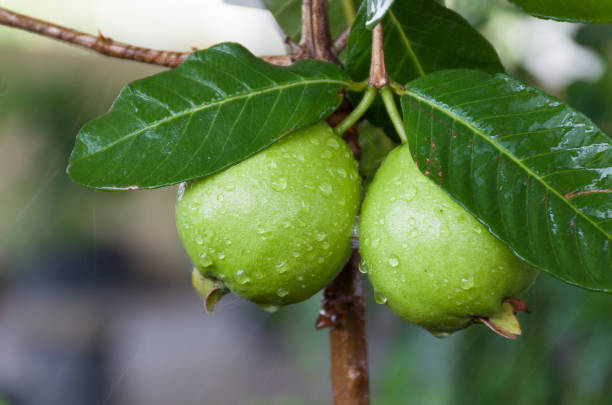
#> input picture Mentor Meeting/Image Processing OpenCV/input/image.jpg, 612 x 405 px
$ python main.py   (older library calls are emulated)
#> lines starting #> are read from the running program, lines starting #| are printed output that depends on the picture; after the words box and inside, x2 and y2 are one past the last pixel; in counts of white or black regions, pixels touching at a corner belong together
### Mentor Meeting/Image Processing OpenCV/modules/filtering.py
"""
MODULE 1 - FILTERING (blurring)
===============================

WHAT IS FILTERING?
    Sliding a small window over the image and replacing each pixel with a new
    value calculated from the pixels around it.

WHY?
    Real photos contain noise (grainy dots). Noise confuses edge detection
    and thresholding, so we smooth the picture first.

THE THREE FILTERS HERE (window size is always odd, e.g. 5x5):
    average  = every neighbour counts the same -> softest blur
    gaussian = centre counts more than the edges -> the usual choice
    median   = takes the middle value -> best at removing single dots,
               and it keeps edges sharp
"""


import cv2


def apply_average_blur(image, kernel_size=5):
    return cv2.blur(image, (kernel_size, kernel_size))


def apply_gaussian_blur(image, kernel_size=5):
    if kernel_size % 2 == 0:
        kernel_size += 1
    return cv2.GaussianBlur(image, (kernel_size, kernel_size), 0)


def apply_median_blur(image, kernel_size=5):
    if kernel_size % 2 == 0:
        kernel_size += 1

    return cv2.medianBlur(image, kernel_size)

### Mentor Meeting/Image Processing OpenCV/modules/edge_detection.py
"""
MODULE 2 - EDGE DETECTION
========================

WHAT IS AN EDGE?
    A place where brightness changes sharply, usually the border of an object.

WHY?
    Computer vision cares about shapes, not colours. Edges turn a photo into
    a small picture made of thin lines, which is much easier to work with.

THE THREE ALGORITHMS:
    sobel     - how much did brightness change? Gives thick edges and also
               tells us the direction (X = vertical edges, Y = horizontal).
    canny     - the best and most popular. Blurs first, then keeps only thin
               lines that are joined to strong edges. Needs two thresholds.
    laplacian - finds edges in all directions at once, but is noisy and gives
               very thick edges.
"""


import cv2
import numpy as np


def sobel_edge_detection(image):
    if len(image.shape) == 3:
        image = cv2.cvtColor(image, cv2.COLOR_BGR2GRAY)

    # dx=1, dy=0 looks left vs right -> vertical edges.
    # dx=0, dy=1 looks up vs down -> horizontal edges.
    sobel_x = np.abs(cv2.Sobel(image, cv2.CV_64F, 1, 0, ksize=3))
    sobel_y = np.abs(cv2.Sobel(image, cv2.CV_64F, 0, 1, ksize=3))

    # Add the two directions together.
    return np.uint8(cv2.addWeighted(sobel_x, 1, sobel_y, 1, 0))


def canny_edge_detection(image, low_threshold=50, high_threshold=150):
    if len(image.shape) == 3:
        image = cv2.cvtColor(image, cv2.COLOR_BGR2GRAY)

    # Blur first
    blurred = cv2.GaussianBlur(image, (5, 5), 1.4)

    return cv2.Canny(blurred, low_threshold, high_threshold)


def laplacian_edge_detection(image):
    if len(image.shape) == 3:
        image = cv2.cvtColor(image, cv2.COLOR_BGR2GRAY)

    laplacian = cv2.Laplacian(image, cv2.CV_64F, ksize=3)

    return np.uint8(np.abs(laplacian))

### Mentor Meeting/Image Processing OpenCV/modules/thresholding.py
"""
MODULE 4 - THRESHOLDING
=======================

WHAT IS THRESHOLDING?
    Turning a greyscale image into a BLACK & WHITE image by asking every
    pixel one question: "am I brighter or darker than the threshold?"

        brighter -> WHITE (255)  -> the object
        darker   -> BLACK (0)    -> the background

    All the grey detail is thrown away. That is the point: it separates the
    object from the background so later steps have an easy job.

WHY GREYSCALE FIRST?
    The threshold is a single brightness number, and a colour image has three
    channels (blue, green, red) with no one brightness value. So we convert
    first with cv2.cvtColor(image, cv2.COLOR_BGR2GRAY).

THE THREE METHODS
    global   - one fixed number for the whole picture. Simple, but breaks
               when one side is bright and the other side is dark.
    otsu     - the computer picks the number for you by looking at which
               split makes the two groups (dark / bright) differ most.
    adaptive - a different number for every small area, taken from the
               pixels around it. Best for shadows and uneven lighting.
"""


import cv2


def global_threshold(image, threshold_value=127):
    if len(image.shape) == 3:
        image = cv2.cvtColor(image, cv2.COLOR_BGR2GRAY)

    _, binary_image = cv2.threshold(image, threshold_value, 255,
                                    cv2.THRESH_BINARY)
    return binary_image


def otsu_threshold(image):
    if len(image.shape) == 3:
        image = cv2.cvtColor(image, cv2.COLOR_BGR2GRAY)

    # Adding THRESH_OTSU makes cv2.threshold() pick the value for us and
    # return it, so we pass 0 as the threshold and ignore it.
    otsu_value, binary_image = cv2.threshold(image, 0, 255,
                                              cv2.THRESH_BINARY +
                                              cv2.THRESH_OTSU)

    print(f"    Otsu picked the threshold value: {otsu_value:.0f}")
    return binary_image


def adaptive_threshold(image, block_size=11, constant_c=2):
    if len(image.shape) == 3:
        image = cv2.cvtColor(image, cv2.COLOR_BGR2GRAY)

    # block_size must be odd. Bigger C means more white pixels (thicker text).
    return cv2.adaptiveThreshold(image, 255,
                                 cv2.ADAPTIVE_THRESH_GAUSSIAN_C,
                                 cv2.THRESH_BINARY,
                                 block_size, constant_c)

### Mentor Meeting/Image Processing OpenCV/modules/morphology.py
"""
MODULE 3 - MORPHOLOGICAL OPERATIONS
==================================

WHAT ARE THEY?
    "Morphology" means the study of shape. These operations change the shape
    of the white part of a black & white image: bigger, smaller, cleaner.

THE SMALL SHAPE (KERNEL)
    A tiny shape we slide over the image. Every decision is made by looking
    at the pixels underneath it, so a bigger kernel = a bigger change.
    We pass it straight to OpenCV as a size, like (3, 3) or (5, 5).

HOW EACH ONE DECIDES
    dilation - becomes white if ANY pixel under the kernel is white
               -> the shape grows.
    erosion  - becomes black if ANY pixel under the kernel is black
               -> the shape shrinks.

THE FOUR OPERATIONS
    erosion  - eats away white: removes dots and thin lines.
    dilation - adds white: joins broken parts and fills small holes.
    opening  - erosion then dilation: removes small specks.
    closing  - dilation then erosion: fills small holes and tiny gaps.

These only ask "is this pixel white or black?", so they work best on a
BINARY image. That is why we threshold first, then do morphology.
"""


import cv2


def erode_image(image, kernel=(5, 5)):
    return cv2.erode(image, kernel)


def dilate_image(image, kernel=(5, 5)):
    return cv2.dilate(image, kernel)


def opening(image, kernel=(5, 5)):
    return cv2.morphologyEx(image, cv2.MORPH_OPEN, kernel)


def closing(image, kernel=(5, 5)):
    return cv2.morphologyEx(image, cv2.MORPH_CLOSE, kernel)

### Mentor Meeting/Image Processing OpenCV/main.py
"""
IMAGE PROCESSING WITH OPENCV - main.py
=====================================

This is the only file you run. Just type:

    python main.py

No extra options, no command-line flags, nothing to remember.

What it does:
    1. Grabs the first image it finds in the input/ folder.
    2. Shows you what each OpenCV technique does to that image.
    3. Saves every result into the output/ folder.

The real image-processing code lives in the modules/ folder, one topic per
file. main.py only puts the pieces together.
"""

import cv2

from modules.edge_detection import (
    canny_edge_detection,
    laplacian_edge_detection,
    sobel_edge_detection,
)
from modules.filtering import (
    apply_average_blur,
    apply_gaussian_blur,
    apply_median_blur,
)
from modules.morphology import closing, dilate_image, erode_image, opening
from modules.thresholding import (
    adaptive_threshold,
    global_threshold,
    otsu_threshold,
)

# Change this to whichever picture you want to use.
IMAGE_NAME = "image.jpg"


def load_image():
    """Read the image from the input folder."""
    return cv2.imread("input/" + IMAGE_NAME)


def save_image(image, filename):
    """Save one processed image into the output folder."""
    cv2.imwrite("output/" + filename, image)


def show_image(title, image):
    """Show one image in its own window, zoomed in on the middle."""
    # Crop a small square from the middle, then blow it up. A tiny crop makes
    # blur, edges and noise easy to actually see.
    height, width = image.shape[:2]
    size = 600
    top = (height - size) // 2
    left = (width - size) // 2
    crop = image[top:top + size, left:left + size]

    cv2.imshow(title, cv2.resize(crop, (size, size),
                                 interpolation=cv2.INTER_NEAREST))


def main():
    image = load_image()
#> in load_image, returned value is the input picture: shape (405, 612, 3); mean B, G, R 75.9, 118.2, 97.8
    if image is None:
        print(f"Could not read input/{IMAGE_NAME}. Is it in the input folder?")
        return

    # Grey is needed for edge detection and thresholding.
    grey = cv2.cvtColor(image, cv2.COLOR_BGR2GRAY)
    save_image(grey, "01_grayscale.jpg")

    # --- Blurring (removes noise) ---
    # A 5x5 window is invisible on a big photo, so we use 15 here to make the
    # blurring obvious. Try 5, 9 or 15 to see how the size changes the result.
    average = apply_average_blur(image, kernel_size=15)
    gaussian = apply_gaussian_blur(image, kernel_size=15)
    median = apply_median_blur(image, kernel_size=15)
    save_image(average, "02_average_blur.jpg")
    save_image(gaussian, "03_gaussian_blur.jpg")
    save_image(median, "04_median_blur.jpg")
    show_image("1 original", image)
    show_image("2 average blur", average)
    show_image("3 gaussian blur", gaussian)
    show_image("4 median blur", median)

    # --- Edge detection (finds boundaries) ---
    sobel = sobel_edge_detection(grey)
    canny = canny_edge_detection(grey)
#> in canny_edge_detection, `return cv2.Canny(blurred, low_threshold, high_threshold)`:
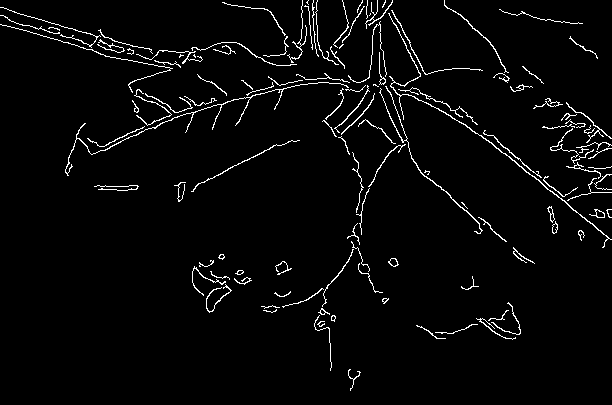
#> returned value: shape (405, 612); 3.2% white in thin lines or dots
    laplacian = laplacian_edge_detection(grey)
#> in laplacian_edge_detection, `laplacian = cv2.Laplacian(image, cv2.CV_64F, ksize=3)`:
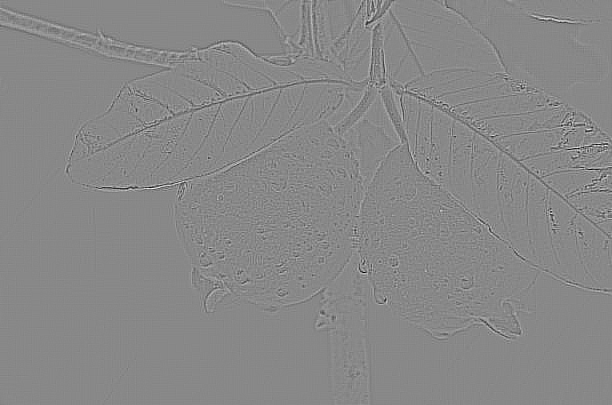
#> laplacian: shape (405, 612) float64; min -618, max 538, mean 0; drawn with min black and max white
    save_image(sobel, "05_sobel_edges.jpg")
    save_image(canny, "06_canny_edges.jpg")
    save_image(laplacian, "07_laplacian_edges.jpg")
    show_image("5 sobel edges", sobel)
    show_image("6 canny edges", canny)
#> in show_image (call 6), `crop = image[top:top + size, left:left + size]`: crop: shape (98, 600); 0.86% white in thin lines or dots, all inside (x1, y1, x2, y2) = (200, 0, 515, 84)
    show_image("7 laplacian edges", laplacian)

    # --- Thresholding (makes black & white images) ---
    fixed_binary = global_threshold(grey)
#> in global_threshold, `_, binary_image = cv2.threshold(image, threshold_value, 255, cv2.THRES..`:
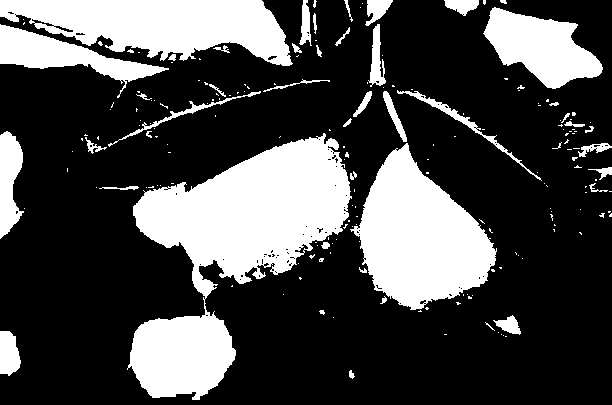
#> binary_image: shape (405, 612); 28.5% white; 194 white regions (150 under 20 px), largest, box (x1, y1, x2, y2) and area: (127, 133, 352, 400) 26710, (350, 143, 497, 310) 14077, (0, 0, 293, 66) 12154
    otsu_binary = otsu_threshold(grey)
#> in otsu_threshold, `otsu_value, binary_image = cv2.threshold(image, 0, 255, cv2.THRESH_BIN..`: otsu_value = 127
#|     Otsu picked the threshold value: 127
    adaptive_binary = adaptive_threshold(grey)
#> in adaptive_threshold, `return cv2.adaptiveThreshold(image, 255, cv2.ADAPTIVE_THRESH_GAUSSIAN_..`:
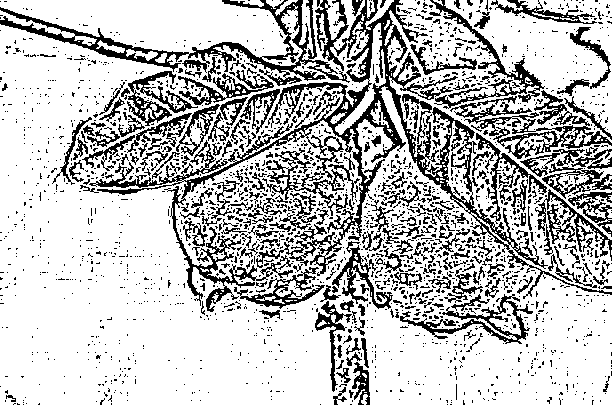
#> returned value: shape (405, 612); 75.2% white; black in thin lines or dots
    save_image(fixed_binary, "08_fixed_threshold.jpg")
    save_image(otsu_binary, "09_otsu_threshold.jpg")
    save_image(adaptive_binary, "10_adaptive_threshold.jpg")
    show_image("8 fixed threshold", fixed_binary)
#> in show_image (call 8), `crop = image[top:top + size, left:left + size]`: crop: shape (98, 600); 13.6% white; 15 white regions (9 under 20 px), largest, box (x1, y1, x2, y2) and area: (121, 0, 230, 93) 7076, (0, 24, 15, 69) 487, (487, 8, 515, 28) 289, (343, 63, 349, 72) 34, (404, 0, 418, 3) 30, (313, 3, 319, 8) 20
    show_image("9 otsu threshold", otsu_binary)
    show_image("10 adaptive threshold", adaptive_binary)
#> in show_image (call 10), `crop = image[top:top + size, left:left + size]`: crop: shape (98, 600); 92.3% white; black in thin lines or dots
#> in show_image (call 10), `cv2.imshow(title, cv2.resize(crop, (size, size), interpolation=cv2.INT..`:
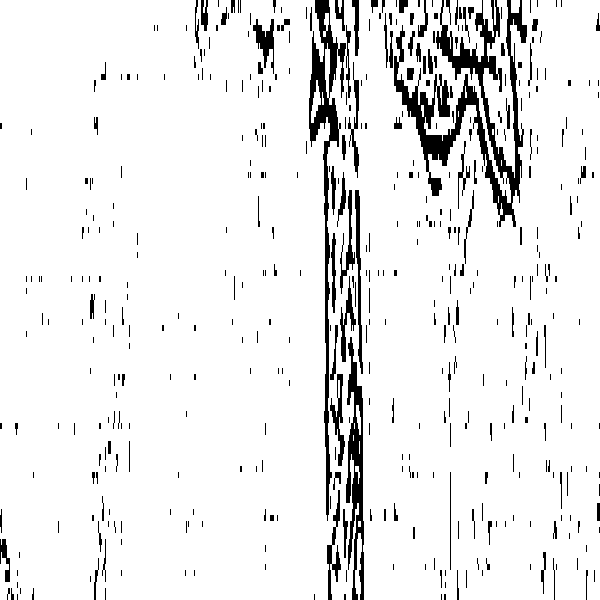
#> window '10 adaptive threshold': shape (600, 600); 92.3% white; 468 black regions (335 under 20 px), largest, box (x1, y1, x2, y2) and area: (394, 0, 527, 227) 8050, (309, 0, 346, 521) 3868, (346, 337, 364, 600) 2388

    # --- Morphology (cleans up a black & white image) ---
    eroded = erode_image(otsu_binary)
#> in erode_image, `return cv2.erode(image, kernel)`: returned value: shape (405, 612); 27.5% white; 163 white regions (125 under 20 px), largest, box (x1, y1, x2, y2) and area: (133, 134, 352, 299) 19179, (351, 144, 497, 310) 13869, (0, 0, 292, 66) 12015
    dilated = dilate_image(otsu_binary)
#> in dilate_image, `return cv2.dilate(image, kernel)`: returned value: shape (405, 612); 29.7% white; 155 white regions (103 under 20 px), largest, box (x1, y1, x2, y2) and area: (127, 133, 352, 401) 27348, (350, 91, 497, 313) 14671, (0, 0, 293, 67) 12698
    opened = opening(otsu_binary)
#> in opening, `return cv2.morphologyEx(image, cv2.MORPH_OPEN, kernel)`: returned value: shape (405, 612); 28.5% white; 147 white regions (96 under 20 px), largest, box (x1, y1, x2, y2) and area: (127, 134, 352, 401) 26662, (351, 144, 497, 311) 14053, (0, 0, 292, 67) 12399
    closed = closing(otsu_binary)
#> in closing, `return cv2.morphologyEx(image, cv2.MORPH_CLOSE, kernel)`: returned value: shape (405, 612); 28.8% white; 175 white regions (131 under 20 px), largest, box (x1, y1, x2, y2) and area: (127, 134, 352, 401) 26811, (350, 92, 497, 313) 14466, (0, 0, 293, 67) 12481
    save_image(eroded, "11_erosion.jpg")
    save_image(dilated, "12_dilation.jpg")
    save_image(opened, "13_opening.jpg")
    save_image(closed, "14_closing.jpg")
    show_image("11 erosion", eroded)
#> in show_image (call 11), `crop = image[top:top + size, left:left + size]`: crop: shape (98, 600); 13.2% white; 10 white regions (5 under 20 px), largest, box (x1, y1, x2, y2) and area: (122, 0, 230, 93) 6960, (0, 25, 15, 69) 472, (488, 9, 515, 28) 260, (405, 0, 418, 3) 29, (343, 64, 348, 72) 28
    show_image("12 dilation", dilated)
#> in show_image (call 12), `crop = image[top:top + size, left:left + size]`: crop: shape (98, 600); 13.9% white; 15 white regions (8 under 20 px), largest, box (x1, y1, x2, y2) and area: (121, 0, 230, 94) 7193, (0, 24, 15, 70) 502, (487, 8, 515, 29) 318
    show_image("13 opening", opened)
#> in show_image (call 13), `crop = image[top:top + size, left:left + size]`:
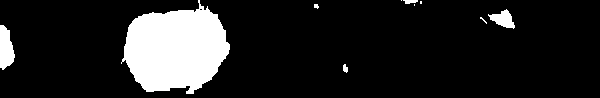
#> crop: shape (98, 600); 13.6% white; 10 white regions (5 under 20 px), largest, box (x1, y1, x2, y2) and area: (121, 0, 230, 94) 7077, (0, 25, 15, 70) 487, (488, 9, 515, 29) 287, (403, 0, 418, 4) 44, (343, 64, 348, 73) 33
#> in show_image (call 13), `cv2.imshow(title, cv2.resize(crop, (size, size), interpolation=cv2.INT..`:
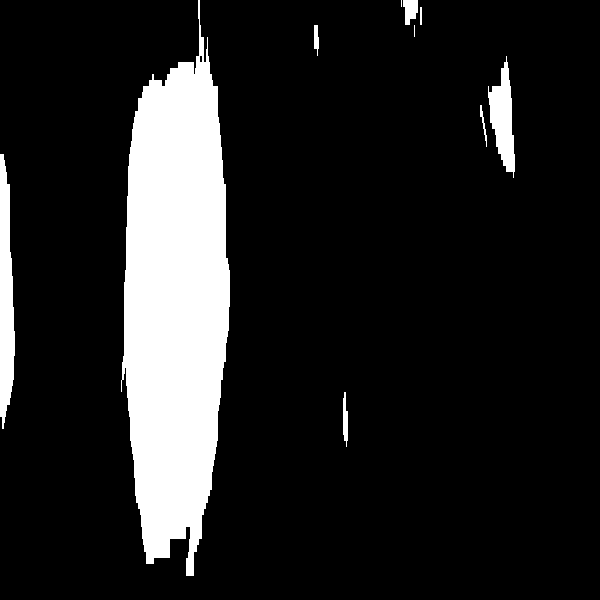
#> window '13 opening': shape (600, 600); 13.6% white; 10 white regions (2 under 20 px), largest, box (x1, y1, x2, y2) and area: (121, 0, 230, 576) 43332, (0, 154, 15, 429) 2980, (488, 56, 515, 178) 1761
    show_image("14 closing", closed)
#> in show_image (call 14), `crop = image[top:top + size, left:left + size]`: crop: shape (98, 600); 13.6% white; 15 white regions (9 under 20 px), largest, box (x1, y1, x2, y2) and area: (121, 0, 230, 94) 7080, (0, 25, 15, 70) 487, (487, 9, 515, 29) 290, (403, 0, 418, 6) 51, (343, 64, 349, 73) 34, (313, 4, 319, 9) 20

    print("\nAll results are saved in the output/ folder.")
    print("Press any key in an image window to close it.")
    cv2.waitKey(0)
    cv2.destroyAllWindows()


if __name__ == "__main__":
    main()
